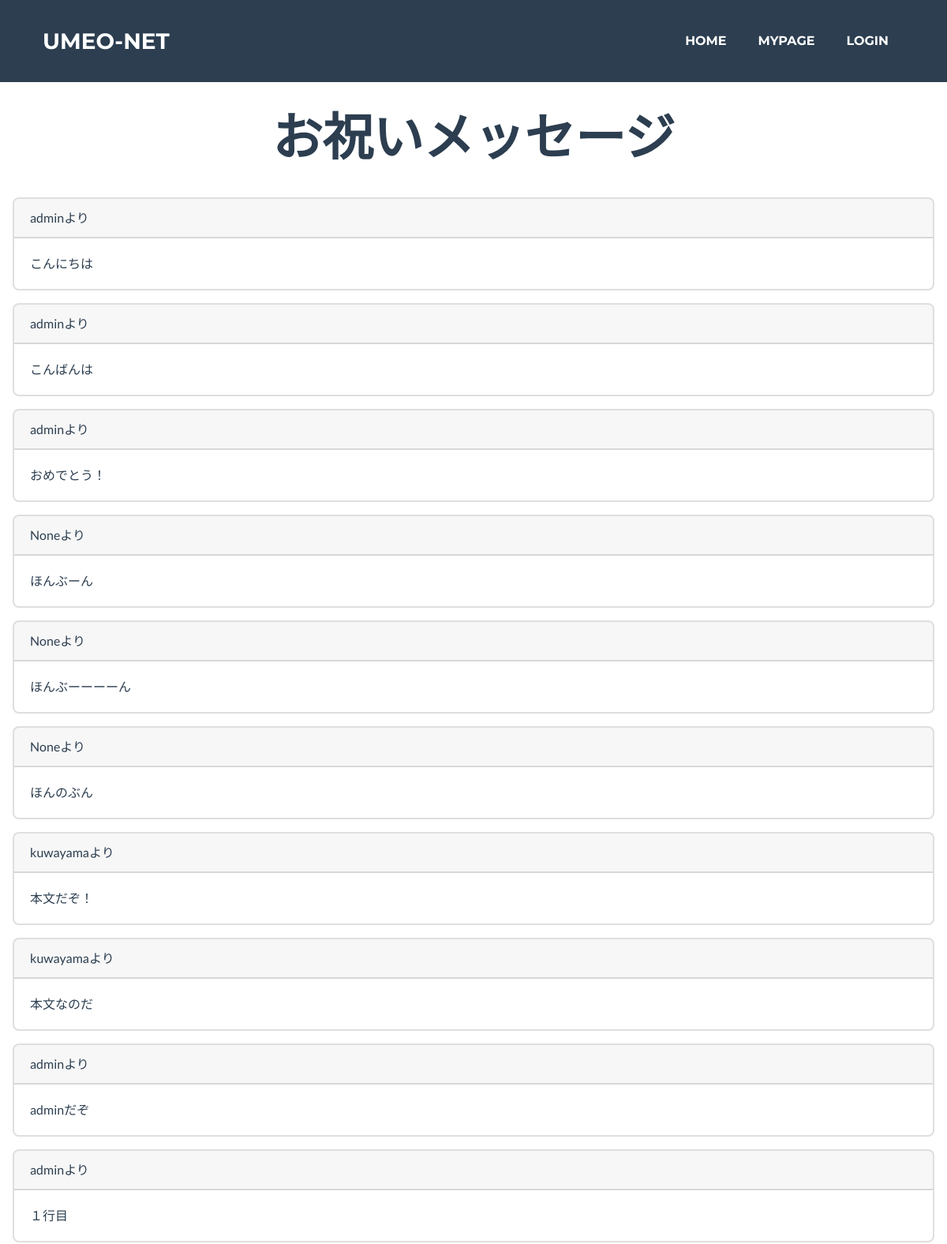
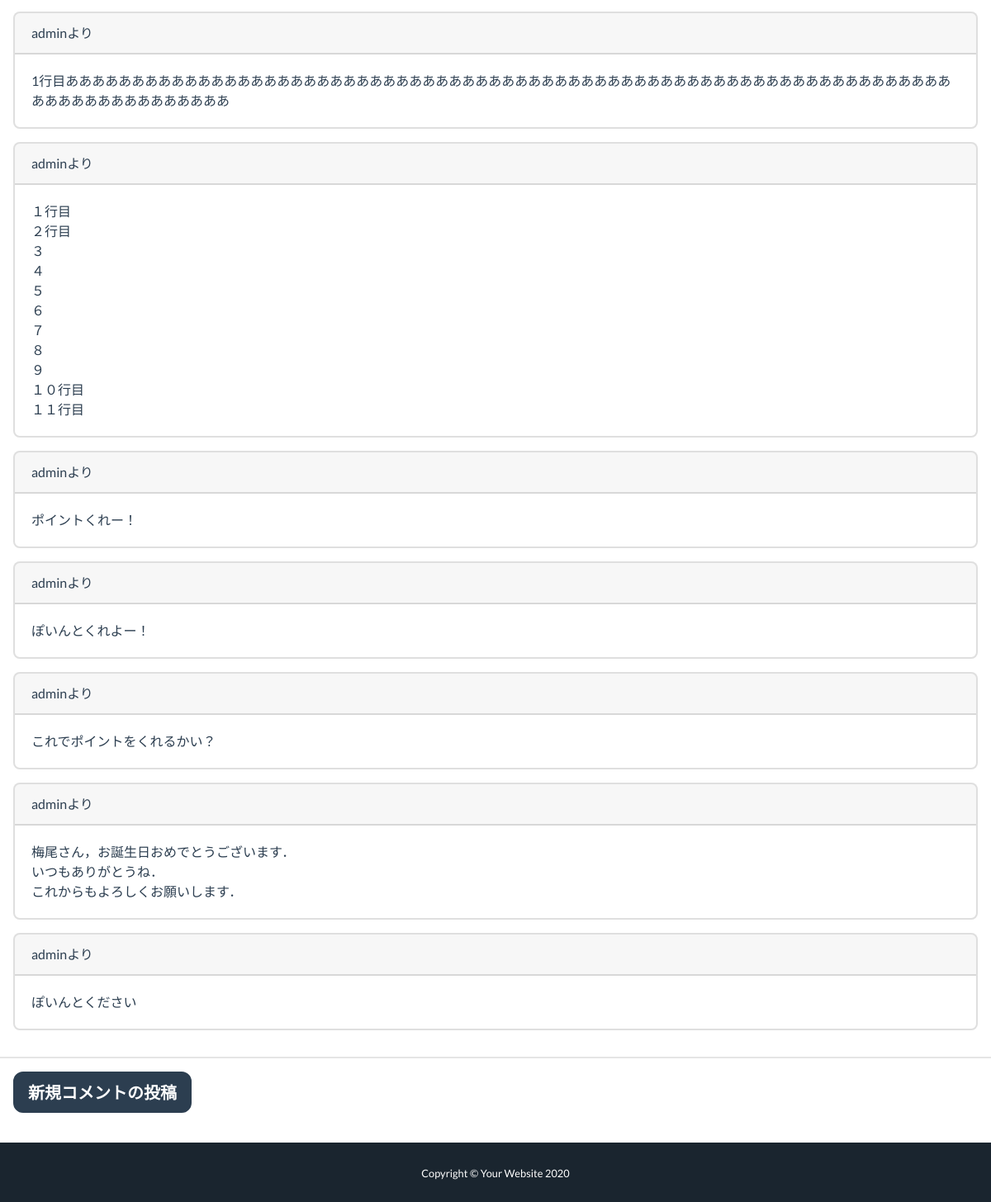
Screenshot of /umeo_site/message/ with the database file from the repository (2 pictures, top to bottom).
### umeo_site/models.py (models this page shows)
class Message(models.Model):
    writer = models.ForeignKey(get_user_model(), on_delete=models.CASCADE, null=True)
    body = models.CharField(max_length=1000)
    created_at = models.DateTimeField(auto_now_add=True)

### users/models.py (models this page shows, shortened)
class User(AbstractBaseUser, PermissionsMixin):
    username_validator = UnicodeUsernameValidator()
    username = models.CharField(
        _('username'),
        max_length=150,
        unique=True,
        help_text=_('Required. 150 characters or fewer. Letters, digits and @/./+/-/_ only.'),
        validators=[username_validator],
        error_messages={
            'unique': _("A user with that username already exists."),
        },
    )
    first_name = models.CharField(_('first name'), max_length=150, blank=True)
    last_name = models.CharField(_('last name'), max_length=150, blank=True)
    email = models.EmailField(_('email address'), blank=True)
    umeop = models.IntegerField(_('Umeo Point'), default=0, blank=True)
    stock = models.IntegerField(_('Stock'), default=0, blank=True)
    bairitsu = models.IntegerField(_('Bairitsu'), default=1, blank=True)
    is_staff = models.BooleanField(
        _('staff status'),
        default=False,
        help_text=_('Designates whether the user can log into this admin site.'),
    )
    is_active = models.BooleanField(
        _('active'),
        default=True,
        help_text=_(
            'Designates whether this user should be treated as active. '
            'Unselect this instead of deleting accounts.'
        ),
    )
    date_joined = models.DateTimeField(_('date joined'), default=timezone.now)
    objects = UserManager()
    EMAIL_FIELD = 'email'
    USERNAME_FIELD = 'username'
    REQUIRED_FIELDS = ['email']
    class Meta:
        verbose_name = _('user')
        verbose_name_plural = _('users')

### umeo_site/views.py (the view)
# urls.py: path('message/', views.MessageIndexView.as_view(), name="message"),
class MessageIndexView(ListView):
    model = Message

### umeo_site/templates/umeo_site/message_list.html (shortened to what this page needs)
{% extends 'umeo_site/base.html' %}
{% load static %}
{% block content%}
<div class="message text-secondary">
    <div class="d-flex flex-column ml-3 mr-3">
        <h1 class="message-heading text-uppercase mb-5 text-center">お祝いメッセージ</h1>
        {% for message in object_list %}
        <div class="card mb-3">
            <div class="card-header">
                {{message.writer}}より
            </div>
            <div class="card-body">
                <p class="card-text">{{message.body | linebreaksbr}}</p>
            </div>
        </div>
        {% endfor %}
    </div>
    <hr>
    <div class="ml-3">
        <form action="{% url 'umeo_site:message_form' %}" method="POST">
            <button type="submit" class="btn btn-secondary btn-lg font-weight-bold">新規コメントの投稿</button>
        </form>
    </div>
</div>
{% endblock %}

### rows the page displays
Message: writer "admin", body "こんにちは"
Message: writer "admin", body "こんばんは"
Message: writer "admin", body "おめでとう！"
Message: writer "None", body "ほんぶーん"
Message: writer "None", body "ほんぶーーーーん"
Message: writer "None", body "ほんのぶん"
Message: writer "kuwayama", body "本文だぞ！"
Message: writer "kuwayama", body "本文なのだ"
Message: writer "admin", body "adminだぞ"
Message: writer "admin", body "１行目"
Message: writer "admin", body "1行目ああああああああああああああああああああああああああああああああああああああああああああああああああああああああああああああああああああああああああああああああああ"
Message: writer "admin", body "１行目 ２行目 ３ ４ ５ ６ ７ ８ ９ １０行目 １１行目"
Message: writer "admin", body "ポイントくれー！"
Message: writer "admin", body "ぽいんとくれよー！"
Message: writer "admin", body "これでポイントをくれるかい？"
Message: writer "admin", body "梅尾さん，お誕生日おめでとうございます． いつもありがとうね． これからもよろしくお願いします．"
Message: writer "admin", body "ぽいんとください"
